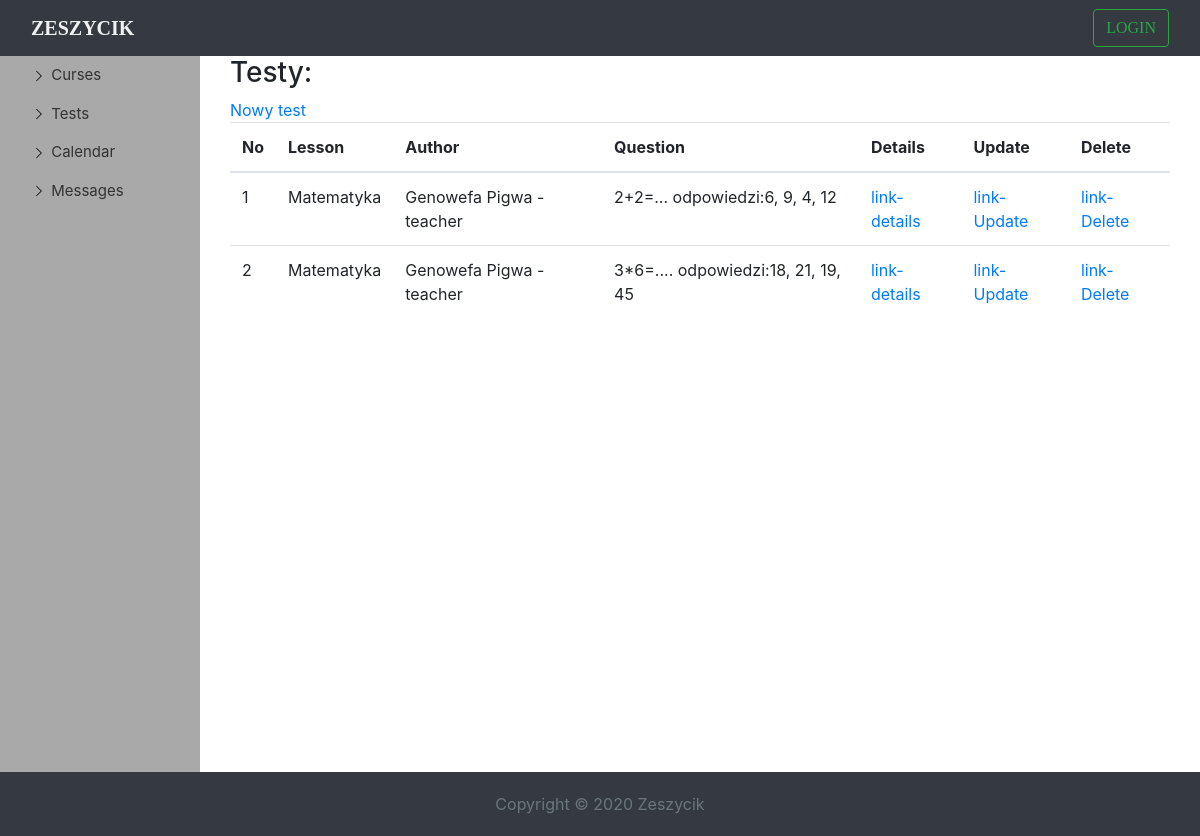
The app's page /studenttests, older data.
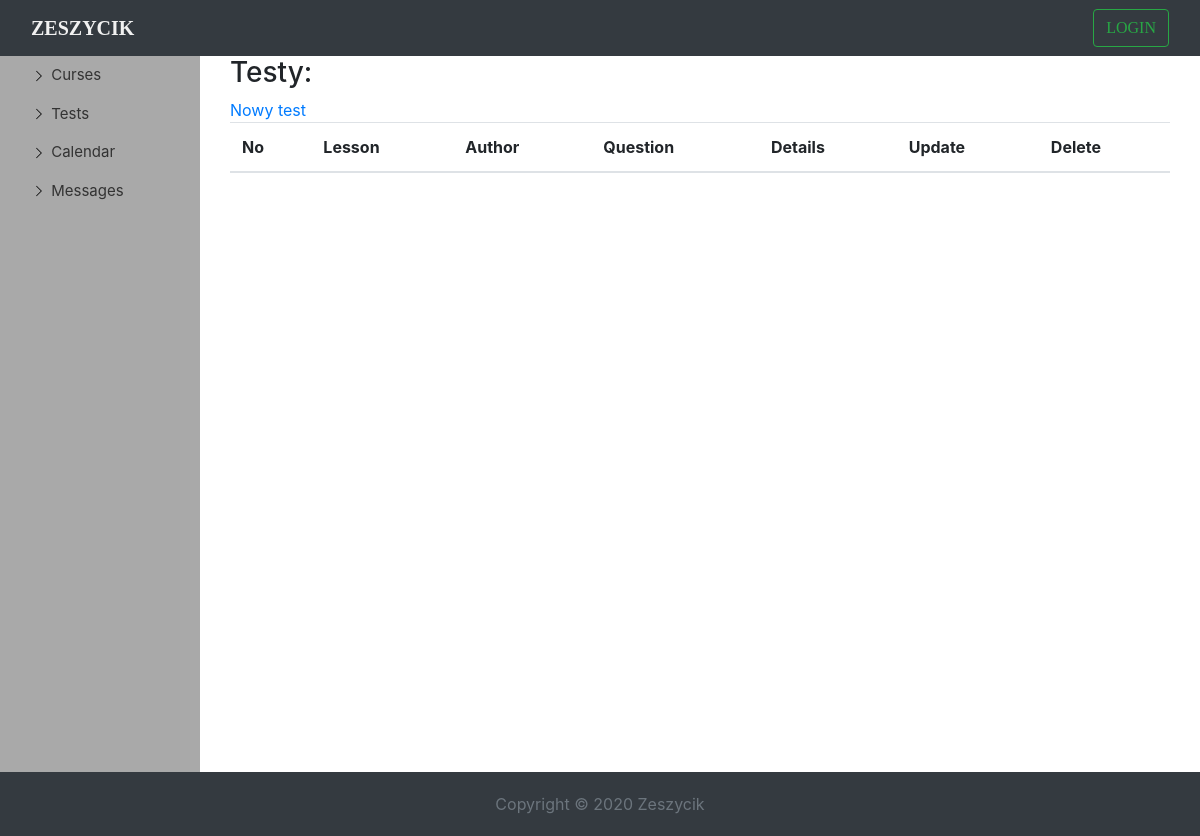
The same page, newer data.
### school/models.py (models this page shows, shortened)
class StudentTest(models.Model):
    lesson = models.ForeignKey(Lesson, on_delete=models.CASCADE)
    author = models.ForeignKey(SchoolUser, on_delete=models.DO_NOTHING)
    question = models.TextField()
    answer_right = models.CharField(max_length=5, default='')
    answer_1 = models.CharField(max_length=150, default='')
    answer_2 = models.CharField(max_length=150, default='')
    answer_3 = models.CharField(max_length=150, default='')
    answer_4 = models.CharField(max_length=150, default='')
    def __str__(self):
        return f'{self.question[:30]} odpowiedzi:{self.answer_1}, {self.answer_2}, {self.answer_3}, {self.answer_4}'

class Lesson(models.Model):
    name = models.CharField(max_length=150, unique=True, blank=False)
    description = models.TextField()
    teacher = models.ForeignKey(SchoolUser, on_delete=models.SET_NULL, null=True, blank=True, related_name='teacher')
    date = models.DateTimeField(default=timezone.now)
    data = models.FileField(blank=True, null=True)
    students = models.ManyToManyField(SchoolUser, null=True, blank=True, related_name='students')
    def __str__(self):
        return self.name

class SchoolUser(models.Model):
    USERS_KIND = [
        ('administrator', 'Dyrektor'),
        ('teacher', 'Nauczyciel'),
        ('student', 'Uczeń')
    ]
    user = models.OneToOneField(User, on_delete=models.CASCADE, null=True, blank=True)
    permissions = models.CharField(choices=USERS_KIND, max_length=15)
    grades = models.CharField(max_length=150, default='')
    def __str__(self):
        return f'{self.user.first_name} {self.user.last_name} - {self.permissions}'

### school/views.py (the view)
# urls.py: path('studenttests', StudentTestListView.as_view(), name='studenttest_list'),
class StudentTestListView(ListView):
    template_name = 'studenttest_list.html'
    model = StudentTest
    context_object_name = 'studenttests'

### school/templates/studenttest_list.html (shortened to what this page needs)
{% extends 'dashboard2.html' %}
{% load static %}
{% block title %}
     <div class="container-fluid" id="dashborad-container">
      <h3>Testy:</h3>
    <a href="{% url 'studenttest_create' %}">Nowy test</a>
    <div class=" table table-responsive-md">
      <table class="table">
          <thead>
            <th scope="col">No</th>
            <th scope="col">Lesson</th>
            <th scope="col">Author</th>
            <th scope="col">Question</th>
            <th scope="col">Details</th>
            <th scope="col">Update</th>
            <th scope="col">Delete</th>
          </thead>
          <tbody>
            {% for test in studenttests %}
                <tr >
                    <td>{{ test.pk }}</td>
                    <td>{{  test.lesson}}</td>
                    <td>{{ test.author }}</td>
                    <td>{{  test}}</td>
                    <td>
                        <a href="{% url 'studenttest_detail' test.pk %}">link-details</a>
                    </td>
                    <td>
                        <a href="{% url 'studenttest_update' test.pk %}">link-Update</a>
                    </td>
                    <td>
                        <a href="{% url 'studenttest_delete' test.pk %}">link-Delete</a>
                    </td>
                </tr>
            {% endfor %}
          </tbody>
      </table>
    </div>
    </div>
{% endblock title %}

### school/templates/dashboard2.html (shortened to what this page needs)
{% extends 'base.html' %}
{% load static %}
 {% block content %}
     <link rel="stylesheet" href="{% static 'css/dashboard.css' %}">
  <div class="container-fluid" id="dashborad-container">
      <div class="row">
          <div class="left-sidebar col-md-2 padding ">
                <ul class="nav flex-column sidebar-nav">
                    <li class="nav-item">
                        <a class="nav-link active" href="{% url 'lessons_list' %}">
                            <svg class="bi bi-chevron-right" width="16" height="16" viewBox="0 0 20 20"  xmlns="http://www.w3.org/2000/svg"><path fill-rule="evenodd" d="M6.646 3.646a.5.5 0 01.708 0l6 6a.5.5 0 010 .708l-6 6a.5.5 0 01-.708-.708L12.293 10 6.646 4.354a.5.5 0 010-.708z"/></svg>
                            Curses</a>
                    </li>
                    <li class="nav-item">
                        <a class="nav-link" href="{% url 'studenttest_list' %}">
                            <svg class="bi bi-chevron-right" width="16" height="16" viewBox="0 0 20 20" xmlns="http://www.w3.org/2000/svg"><path fill-rule="evenodd" d="M6.646 3.646a.5.5 0 01.708 0l6 6a.5.5 0 010 .708l-6 6a.5.5 0 01-.708-.708L12.293 10 6.646 4.354a.5.5 0 010-.708z"/></svg>
                            Tests</a>
                    </li>
                    <li class="nav-item">
                        <a class="nav-link" href="{% url 'calendar' %}">
                            <svg class="bi bi-chevron-right" width="16" height="16" viewBox="0 0 20 20"  xmlns="http://www.w3.org/2000/svg"><path fill-rule="evenodd" d="M6.646 3.646a.5.5 0 01.708 0l6 6a.5.5 0 010 .708l-6 6a.5.5 0 01-.708-.708L12.293 10 6.646 4.354a.5.5 0 010-.708z"/></svg>
                            Calendar</a>
                    </li>
                    <li class="nav-item">
                        <a class="nav-link " href="{% url 'messages_list' %}" >
                            <svg class="bi bi-chevron-right" width="16" height="16" viewBox="0 0 20 20"  xmlns="http://www.w3.org/2000/svg"><path fill-rule="evenodd" d="M6.646 3.646a.5.5 0 01.708 0l6 6a.5.5 0 010 .708l-6 6a.5.5 0 01-.708-.708L12.293 10 6.646 4.354a.5.5 0 010-.708z"/></svg>
                            Messages</a>
                    </li>
                </ul>
          </div>
          <div class="col-md-10 padding " id="base-col" >
              {% block title %}
              {% endblock %}
          </div>
        </div>
  </div>
{% endblock %}

### school/templates/base.html (shortened to what this page needs)
{% load static %}
<!DOCTYPE html>
<html lang="en">
<head>
    <link rel="stylesheet" href="{% static 'css/index.css' %}">
    <link rel="stylesheet" href="https://stackpath.bootstrapcdn.com/bootstrap/4.5.0/css/bootstrap.min.css">
</head>
<body>
<nav class="navbar navbar-expand-sm navbar-default navbar-fixed-top bg-dark justify-content-end mt">
<div class="container-fluid">
  <a class="navbar-brand " href="{% url 'index' %}">ZESZYCIK</a>
      <form class="form-inline my-2 my-sm-0 " >
        {% if user.is_authenticated %}
            <a class="btn btn-outline-success padding " href="{% url 'dashboard' %}">Zalogowano: {{ user.username }} <span class="sr-only">(current)</span></a>
            <a class="btn btn-outline-success my-2 my-sm-0" href="{% url 'logout' %}">LOGOUT</a>
        {% else %}
            <a class="btn btn-outline-success my-2 my-sm-0" href="{% url 'login' %}">LOGIN</a>
        {% endif %}
      </form>
</div>
</nav>
    {% block content %}
    {% endblock %}
<div class="container-fluid">
<footer class="fixed-bottom bg-dark">
  <div class="text-center">
    <span class="text-muted">Copyright &copy; 2020 Zeszycik</span>
  </div>
</footer>
</div>
</body>
</html>

### static/css/index.css (style rules this page uses)
body { margin-top: 70px; background-attachment: fixed; background-size: 100%; font-size: 16px; }
.navbar-default { background-color: #ffffff !important; border:0; font-family: "Poppins"; }
.navbar-brand { font-size: 30px; color: #f1f1f1 !important; font-weight: bold; }
footer { padding: 20px; }

### static/css/dashboard.css (style rules this page uses)
.left-sidebar { position: sticky; top: 0; height: calc(100vh - 20px); background-color: darkgray; }
.nav-link { font-size: 20px; color: #000000; }
.sidebar-nav li .nav-link { color: #333; font-size: 15px; }
#base-col { max-width: 100% !important; display: flex; }
#dashborad-container { display: flex; flex-direction: column; }

Row changes from the older to the newer data that the page shows:
removed StudentTest: pk "1", lesson "Matematyka", author "Genowefa Pigwa - teacher", question+answer_1+answer_2 "2+2=... odpowiedzi:6, 9, 4, 12"
removed StudentTest: pk "2", lesson "Matematyka", author "Genowefa Pigwa - teacher", question+answer_1+answer_2 "3*6=.... odpowiedzi:18, 21, 19, 45"
